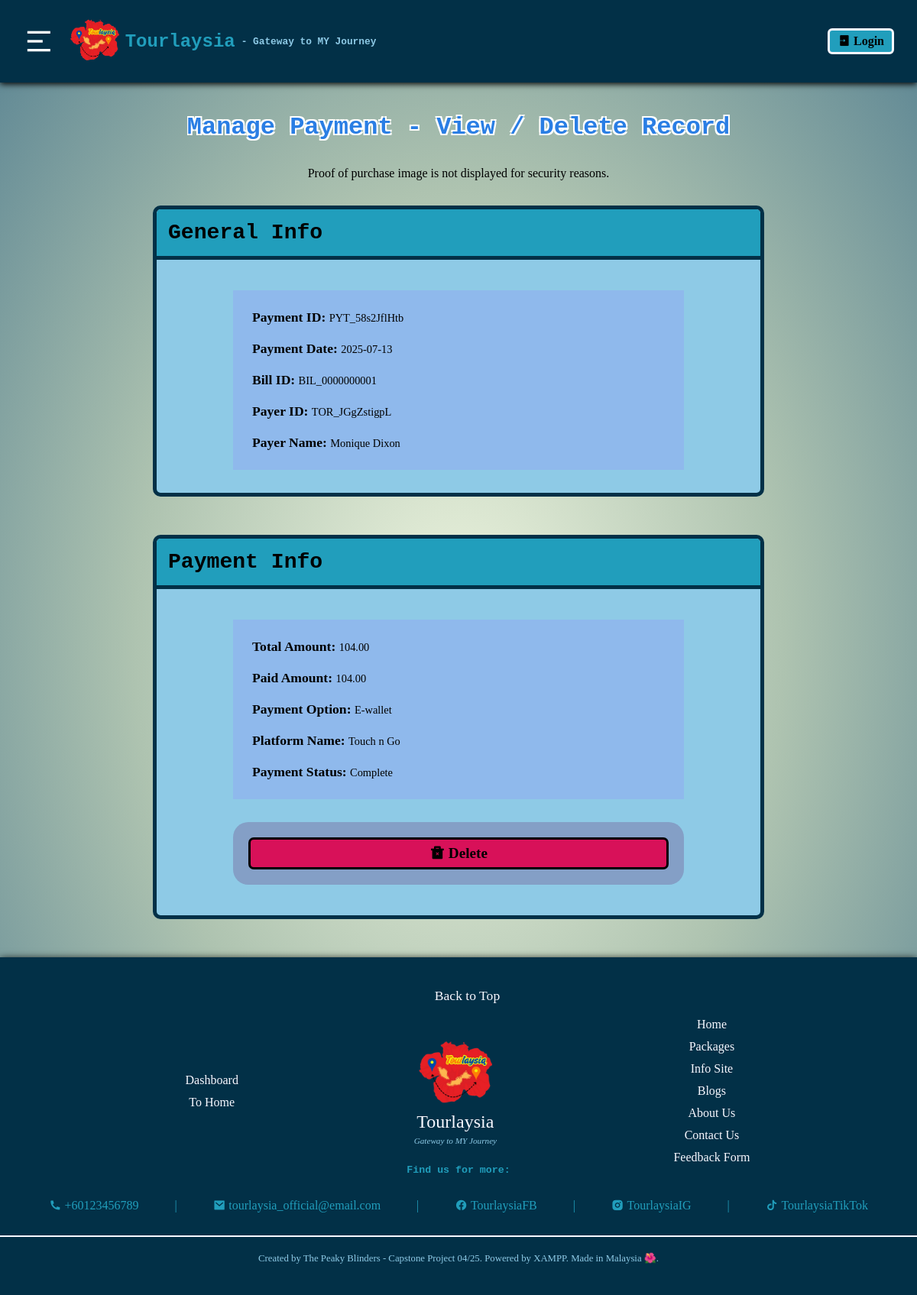
The page /staff_dashboard/mng_paymentInfo.php?payID=PYT_58s2JflHtb on the database its author committed.
### tables this page shows
CREATE TABLE `payment_rec_t` (
  `pyt_ID` varchar(14) NOT NULL,
  `bil_ID` varchar(14) NOT NULL,
  `usr_ID` varchar(14) NOT NULL,
  `usr_name` varchar(50) NOT NULL,
  `tot_amount` decimal(10,2) NOT NULL,
  `pd_amount` decimal(10,2) NOT NULL,
  `pyt_option` varchar(20) NOT NULL,
  `plt_name` varchar(50) NOT NULL,
  `POP_img_name` varchar(100) NOT NULL,
  `pyt_date` date NOT NULL,
  `pyt_status` varchar(20) NOT NULL
);

### staff_dashboard/mng_paymentInfo.php (the view, shortened to what this page needs)
<!DOCTYPE html>
<html lang="en">
<head>
    <link rel="stylesheet" href="./staff_styles/staff_styles.css">
    <link rel="stylesheet" href="./staff_styles/mng_recInfo.css">
</head>
<body>
    <?php include 'staff_header.php';?>
    <?php
        include './staff_crud/db_connection.php';
        $paymentIDRef = $_GET['payID'];
        $queryA = "SELECT * FROM payment_rec_t WHERE pyt_ID = '$paymentIDRef';";
        $resultsA = mysqli_query($connection, $queryA);
        $dataA = mysqli_fetch_assoc($resultsA);
        $billID = $dataA['bil_ID'];
        $usrID = $dataA['usr_ID'];
        $usrName = $dataA['usr_name'];
        $totalAmount = $dataA['tot_amount'];
        $paidAmount = $dataA['pd_amount'];
        $paymentOption = $dataA['pyt_option'];
        $platformName = $dataA['plt_name'];
        $paymentDate = $dataA['pyt_date'];
        $paymentStatus = $dataA['pyt_status'];
    ?>
        <div class="mng-rec-title-div">
            <h2 class="mng-rec-title2">Manage Payment - View / Delete Record</h2>
        </div>
        <div class="mng-rec-desc-div">
            <p class="mng-rec-desc">Proof of purchase image is not displayed for security reasons.</p>
        </div>
        <main class="mng-rec-main-div">
            <div class="mng-rec-heading-div">
                <h3 class="mng-rec-heading">General Info</h3>
            </div>
            <div class="mng-rec-info-div">
                <div class="info-div">
                    <p><b>Payment ID: </b><?php echo $paymentIDRef;?></p>
                    <p><b>Payment Date: </b><?php echo $paymentDate;?></p>
                    <p><b>Bill ID: </b><?php echo $billID;?></p>
                    <p><b>Payer ID: </b><?php echo $usrID;?></p>
                    <p><b>Payer Name: </b><?php echo $usrName;?></p>
                </div>
            </div>
        </main>
        <main class="mng-rec-main-div">
            <div class="mng-rec-heading-div">
                <h3 class="mng-rec-heading">Payment Info</h3>
            </div>
            <div class="mng-rec-info-div">
                <div class="info-div">
                    <p><b>Total Amount: </b><?php echo $totalAmount;?></p>
                    <p><b>Paid Amount: </b><?php echo $paidAmount;?></p>
                    <p><b>Payment Option: </b><?php echo $paymentOption;?></p>
                    <p><b>Platform Name: </b><?php echo $platformName;?></p>
                    <p><b>Payment Status: </b><?php echo $paymentStatus;?></p>
                </div>
            </div>
            <div class="mng-rec-btn-div">
                <button class="delBtn" onclick="document.getElementById('delPopup2').style.display='block'">
                    <i class="ri-delete-bin-2-fill"></i>
                    Delete
                </button>
            </div>
        </main>
    <?php include 'staff_footer.php';?>
</body>
</html>

### staff_dashboard/staff_styles/staff_styles.css (style rules this page uses)
body { background: radial-gradient(#eff6e0, #aec3b0, #598392); margin: 0; }
h1, h2, h3, h4, h5, h6 { font-family: Rockwell, Courier Bold, Courier, Georgia, Times, Times New Roman, serif; }
p, span, a, ul, ol, button, input, select, textarea, table, tr, th, td { font-family: Lucida Bright, Georgia, serif; }

### staff_dashboard/staff_styles/mng_recInfo.css (style rules this page uses)
* { margin: 0; padding: 0; box-sizing: border-box; overflow-x: hidden; }
html, body { width: 100%; overflow-x: hidden; }
.mng-rec-title-div, .mng-rec-desc-div { display: flex; justify-content: center; align-items: center; }
.mng-rec-title2 { margin: 0 30px 30px 30px; font-size: 2rem; color: #2a7ee4; text-align: center; text-shadow: -2px -2px 0 #ffffff, 2px -2px 0 #ffffff, -2px 2px 0 #ffffff, 2px 2px 0 #ffffff; }
.mng-rec-desc { display: flex; justify-content: center; width: 70%; text-align: justify; line-height: 1.5; margin-bottom: 15px; margin: 0 30px 30px 30px; }
.mng-rec-main-div { display: flex; flex-direction: column; margin: 0px 200px 50px; background-color: #8ECAE6; border: 5px solid #023047; border-radius: 10px; transition: margin 0.5s ease; }
.mng-rec-heading-div { display: flex; justify-content: flex-start; background-color: #219EBC; padding: 15px; margin-bottom: 30px; font-size: 1.5rem; border-top-left-radius: 5px; border-top-right-radius: 5px; border-bottom: 5px solid #023047; }
.mng-rec-info-div { background-color: #8fb9ec; margin: 10px 100px 30px; padding: 25px; transition: margin 0.5s ease; }
.info-div { display: grid; grid-template-columns: repeat(auto-fit, minmax(280px, 1fr)); grid-gap: 20px; word-wrap: break-word; text-align: justify; text-justify: inter-word; }
.mng-rec-info-div b { font-size: 1.1rem; }
.mng-rec-info-div p { font-size: 0.9rem; }
.mng-rec-btn-div { display: flex; justify-content: center; align-items: center; gap: 40px; margin: 0px 100px 40px; background-color: #849fc6; border-radius: 20px; padding: 20px; transition: margin 0.5s ease; flex-wrap: wrap; }
.mng-rec-btn-div button { padding: 7px 15px; font-size: 1.2rem; cursor: pointer; border: 3px solid black; border-radius: 7px; font-weight: bold; min-width: 100px; flex: 1 1 auto; }
.delBtn { background-color: #D81159; }

### rows shown on the page
payment_rec_t: pyt_date "2025-07-13", bil_ID "BIL_0000000001", usr_ID "TOR_JGgZstigpL", usr_name "Monique Dixon", tot_amount "104.00", pd_amount "104.00", pyt_option "E-wallet", plt_name "Touch n Go", pyt_status "Complete"

### other values the page prints
$paymentIDRef "PYT_58s2JflHtb"
